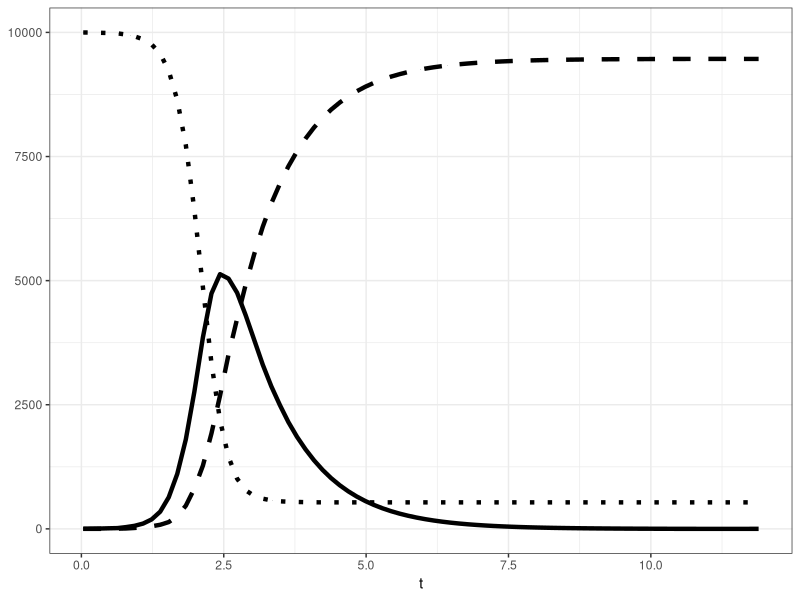

This chart was generated by the following R code:
setwd('~/Desktop/evoSIR-DOmath')
library(ggplot2)
simulationdata <- read.csv('data/realexptimerewire.csv')
realtimesimgraphrewire <- ggplot(simulationdata, aes(t)) + 
  stat_smooth(aes(y = s), method = "loess", size = 1.5, span=0.001, linetype="dotted", color="black") +
  stat_smooth(aes(y = i), method = "loess", size = 1.5, span=0.001, linetype="solid", color="black") +
  stat_smooth(aes(y = r), method = "loess", size = 1.5, span=0.001, linetype="dashed", color="black") +
  theme_bw() +
  labs(y = NULL)
ggsave("realtimesimgraphrewire.png", plot = realtimesimgraphrewire, device="png",path = "~/Desktop/evoSIR-DOmath/paper_plots")